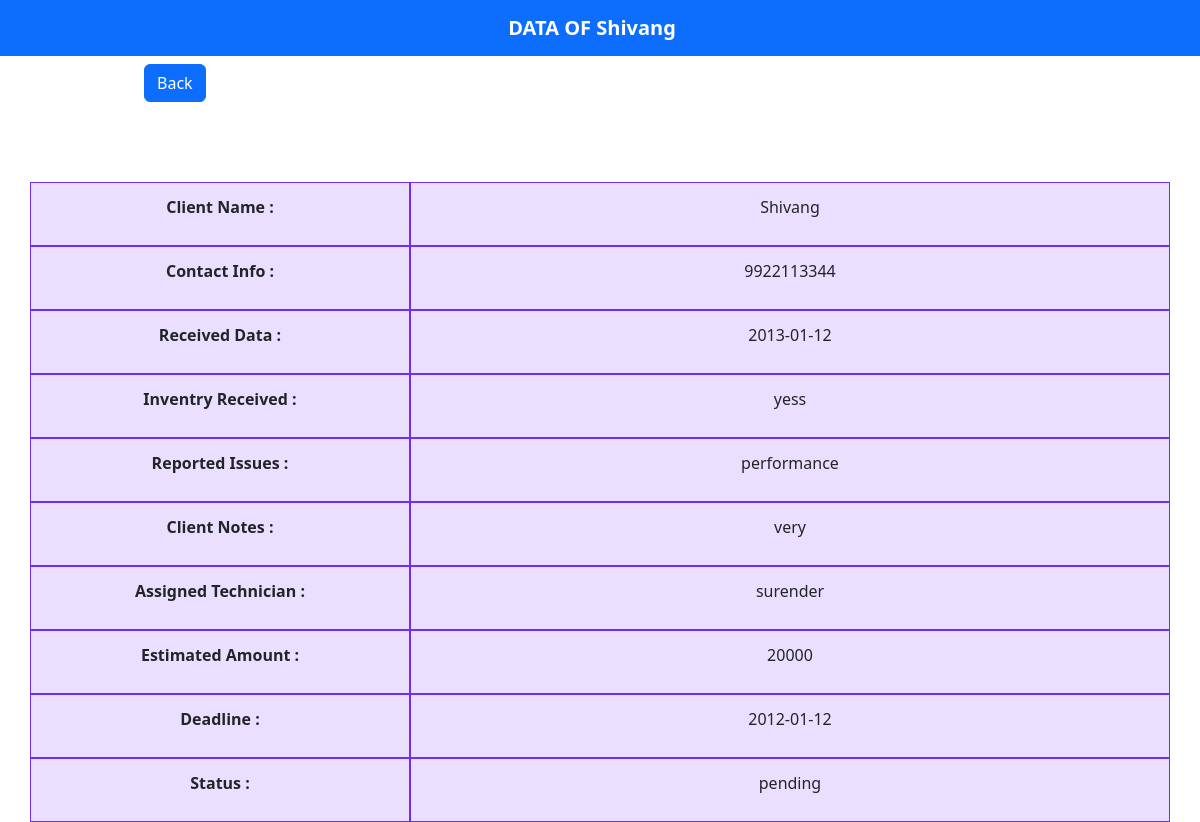
The app's page /jobdata/5 with its own data.
### dashboard/models.py (models this page shows, shortened)
class Job(models.Model):
    clientid=models.AutoField(primary_key=True)
    clientname=models.CharField(max_length=150)
    contact=models.CharField(max_length=150)
    rdate=models.CharField(max_length=150)
    inventry=models.CharField(max_length=150)
    image=models.ImageField()
    issue=models.TextField(max_length=5000)
    cnotes=models.TextField(max_length=5000)
    technician=models.CharField(max_length=150)
    ddate=models.CharField(max_length=100)
    amount=models.CharField(max_length=20)
    status=models.CharField(max_length=50)

### dashboard/views.py (the view)
# urls.py: path('jobdata/<int:id>',views.jobdata,name="jobdata"),
def jobdata(request,id):
    person=Job.objects.filter(clientid=id)
    return render(request,"dashboard/jobdata.html",{'person':person[0]})

### templates/dashboard/jobdata.html (shortened to what this page needs)
{% extends 'base.html'%}
{% block heading %}DATA OF {{ person.clientname}}{% endblock heading%}\
{% block body%}
<div class="d-grid mt-2" style="padding-left: 9rem;">
    <a href="/"><button class="btn btn-primary" type="submit">Back</button></a>
</div>
<div class="container">
    <div class="row text-center">
        <div class="col-4 themed-grid-col"><b>Client Name :</b></div>
        <div class="col-8 themed-grid-col"><span>{{person.clientname}}</span></div>
    </div>
    <div class="row text-center">
        <div class="col-4 themed-grid-col"><b>Contact Info :</b></div>
        <div class="col-8 themed-grid-col">{{person.contact}}</div>
    </div>
    <div class="row text-center">
        <div class="col-4 themed-grid-col"><b>Received Data :</b></div>
        <div class="col-8 themed-grid-col">{{person.rdate}}</div>
    </div>
    <div class="row   text-center">
        <div class="col-4 themed-grid-col"><b>Inventry Received :</b></div>
        <div class="col-8 themed-grid-col">{{person.inventry}}</div>
    </div>
    <div class="row text-center">
        <div class="col-4 themed-grid-col"><b>Reported Issues :</b></div>
        <div class="col-8 themed-grid-col">{{person.issue}}</div>
    </div>
    <div class="row text-center">
        <div class="col-4 themed-grid-col"><b>Client Notes :</b></div>
        <div class="col-8 themed-grid-col">{{person.cnotes}}</div>
    </div>
    <div class="row text-center">
        <div class="col-4 themed-grid-col"><b>Assigned Technician :</b></div>
        <div class="col-8 themed-grid-col">{{person.technician}}</div>
    </div>
    <div class="row text-center">
        <div class="col-4 themed-grid-col"><b>Estimated Amount :</b></div>
        <div class="col-8 themed-grid-col">{{person.amount}}</div>
    </div>
    <div class="row text-center">
        <div class="col-4 themed-grid-col"><b>Deadline :</b></div>
        <div class="col-8 themed-grid-col">{{person.ddate}}</div>
    </div>
    <div class="row text-center">
        <div class="col-4 themed-grid-col"><b>Status :</b></div>
        <div class="col-8 themed-grid-col">{{person.status}}</div>
    </div>
</div>
{% endblock %}

### templates/dashboard/jobdata.html (style rules this page uses)
.container { margin-top: 5rem; }
.themed-grid-col { background-color:rgba(112.520718, 44.062154, 249.437846, .15); border:1px solid rgba(112.520718, 44.062154, 249.43784) ; padding-top :.75rem; padding-bottom: .75rem; }
.col-4 { flex: 0 0 auto; height:4rem; }

### records on screen
Job: clientname "Shivang", contact "9922113344", rdate "2013-01-12", inventry "yess", issue "performance", cnotes "very", technician "surender", amount "20000", ddate "2012-01-12", status "pending"
